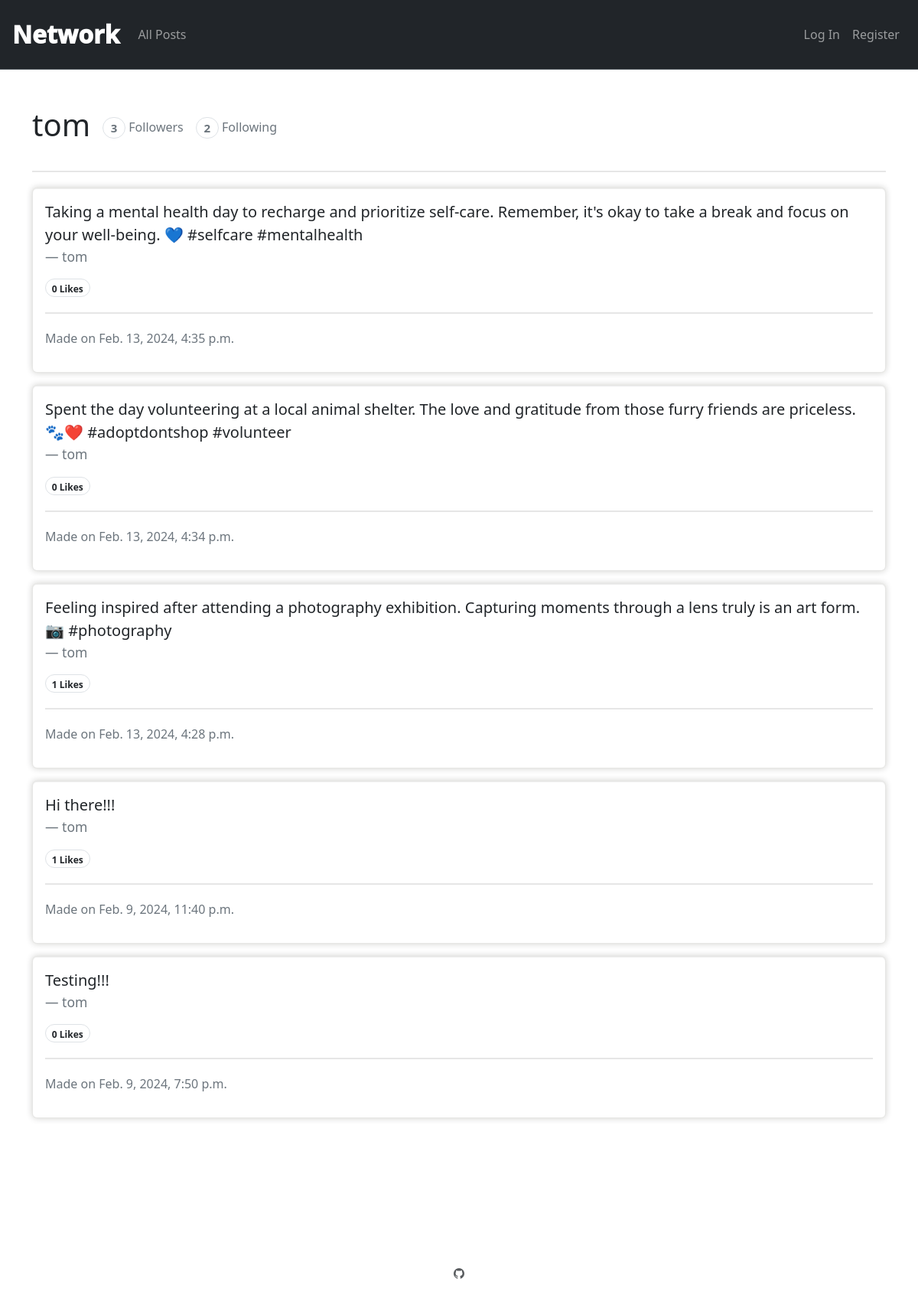
The page /profile/2 on the database its author committed.
### network/models.py (models this page shows, shortened)
class User(AbstractUser):
    pass

class Post(models.Model):
    user = models.ForeignKey(
        User, on_delete=models.CASCADE, blank=True, null=True, related_name="author")
    content = models.CharField(max_length=500)
    timestamp = models.DateTimeField(auto_now_add=True)
    likes_count = models.IntegerField(default=0)

### network/views.py (the view)
# urls.py: path("profile/<int:user_id>", views.profile, name="profile"),
def profile(request, user_id):
    user = User.objects.get(pk=user_id)
    posts = Post.objects.filter(user=user).order_by("id").reverse()
    following = Follow.objects.filter(user=user)
    followers = Follow.objects.filter(user_follower=user)
    try:
        verify_follow = followers.filter(
            user=User.objects.get(pk=request.user.id))
        if len(verify_follow) != 0:
            isFollowing = True
        else:
            isFollowing = False
    except:
        isFollowing = False
    likes = Like.objects.all()
    posts_liked = []
    try:
        for like in likes:
            if like.user.id == request.user.id:
                posts_liked.append(like.post.id)
    except:
        posts_liked = []
    paginator = Paginator(posts, 10)
    page_number = request.GET.get("page")
    page_posts = paginator.get_page(page_number)
    return render(request, "network/profile.html", {
        "posts": posts,
        "page_posts": page_posts,
        "username": user.username,
        "following": following,
        "followers": followers,
        "isFollowing": isFollowing,
        "user_profile": user,
        "posts_liked": posts_liked,
    })

### network/templates/network/profile.html (shortened to what this page needs)
{% extends "network/layout.html" %} {% block body %}
<div class="row">
    <div class="d-flex align-items-center">
        <h1 class="mb-3 me-3">{{ username }}</h1>
        <h6 class="text-secondary me-3"><span class="badge text-secondary border rounded-pill" style="font-size: 15px;"> {{ followers.count }} </span> Followers</h6>
        <h6 class="text-secondary"><span class="badge text-secondary border rounded-pill" style="font-size: 15px;"> {{ following.count }} </span> Following</h6>
    </div>
</div>
<hr class="line-style">
<div class="mt-3" data-aos="fade-left">
    {% for post in page_posts %}
    <div class="card mb-3">
        <div class="card-body">
            <blockquote class="blockquote mb-0">
                <p>{{ post.content }}</p>
                <a class="text-decoration-none" href="{% url "profile" user_id=post.user.id %}">
                    <footer class="blockquote-footer">{{ post.user }}</footer>
                </a>
            </blockquote>
            <span class="text-secondary border rounded-pill justify-content-center">
                <span id="likes-counter-{{ post.id }}" class="badge text-dark"> {{ post.likes_count }} Likes</span>
            </span>
            <hr class="line-style">
            <div class="row">
                <p class="col text-secondary"> Made on {{ post.timestamp }}</p>
            </div>
        </div>
    </div>
    {% endfor %}
</div>
{% endblock %}

### network/static/network/styles.css (style rules this page uses)
* { font-style: var(--black); }
:root { --black: #141402; --grey: #615555; --white: 245, 245, 245; --maintransition: all 0.3s linear; }
.card { border-color: rgba(20, 20, 2, 0.1); box-shadow: 0 1px 1px rgba(20, 20, 2, 0.075) inset, 0 0 8px rgba(20, 20, 2, 0.2); outline: none; transition: border-color 0.3s, box-shadow 0.3s; }
.line-style { border: none; height: 2px; background-color: rgba(128, 128, 128, 0.8); margin: 20px 0; }

### rows shown on the page
User: username "tom"
Post: content "Taking a mental health day to recharge and prioritize self-care. Remember, it's okay to take a break and focus on your well-being. 💙 #selfcare #mentalhealth", user "tom", likes_count "0", timestamp "Feb. 13, 2024, 4:35 p.m."
Post: content "Spent the day volunteering at a local animal shelter. The love and gratitude from those furry friends are priceless. 🐾❤️ #adoptdontshop #volunteer", user "tom", likes_count "0", timestamp "Feb. 13, 2024, 4:34 p.m."
Post: content "Feeling inspired after attending a photography exhibition. Capturing moments through a lens truly is an art form. 📷 #photography", user "tom", likes_count "1", timestamp "Feb. 13, 2024, 4:28 p.m."
Post: content "Hi there!!!", user "tom", likes_count "1", timestamp "Feb. 9, 2024, 11:40 p.m."
Post: content "Testing!!!", user "tom", likes_count "0", timestamp "Feb. 9, 2024, 7:50 p.m."

### other values the page prints
{{ followers.count }} "3"
{{ following.count }} "2"
